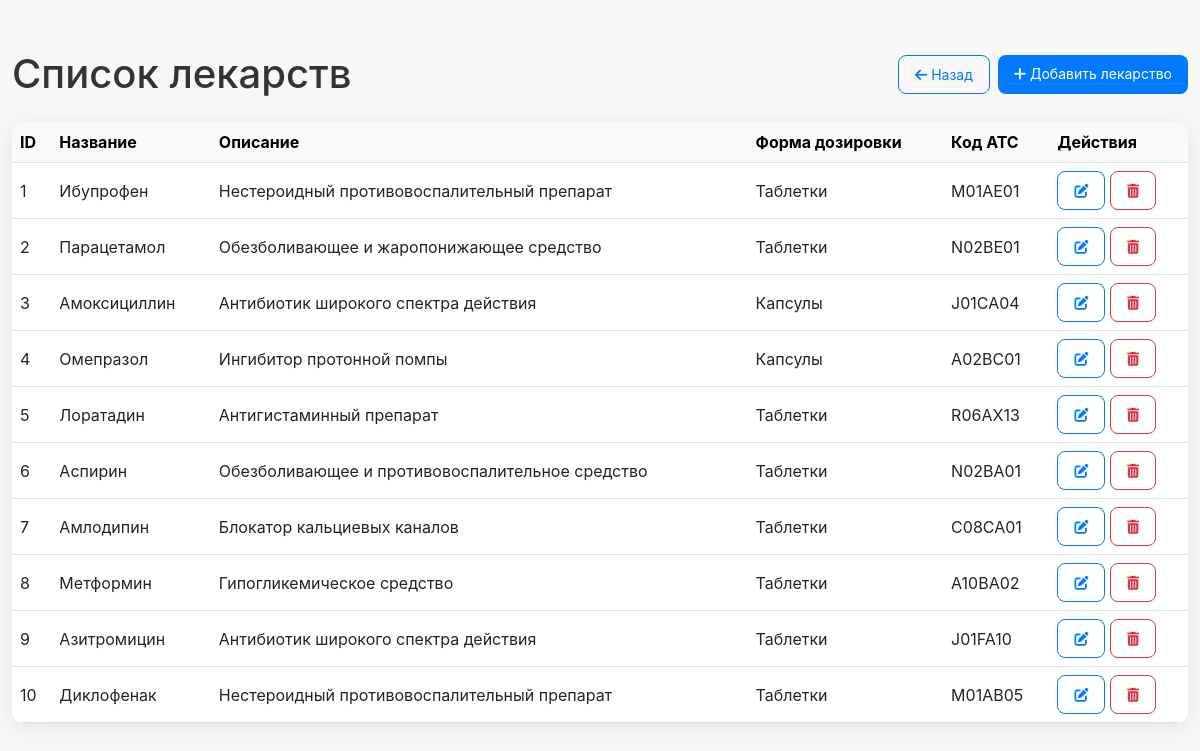
/view_medicine, run on the app's committed database.
### app/models.py (models this page shows)
class Medicine(db.Model):
    __tablename__ = 'medicines'
    medicine_id = db.Column(db.Integer, primary_key=True)
    name = db.Column(db.String(100), nullable=False)
    description = db.Column(db.Text)
    dosage_form = db.Column(db.String(50))
    atc_code = db.Column(db.String(10))  # Код ATC классификации

### app/medicines.py (the view)
    @app.route('/view_medicine')
    def view_medicine():
        try:
            medicines = Medicine.query.all()
            return render_template('view_medicines.html', medicines=medicines)
        except Exception as e:
            app.logger.error(e)

### app/templates/view_medicines.html (shortened to what this page needs)
<!DOCTYPE html>
<html lang="ru">
<head>
    <link rel="stylesheet" href="https://cdnjs.cloudflare.com/ajax/libs/bootstrap/5.3.0-alpha1/css/bootstrap.min.css">
    <link rel="stylesheet" href="https://cdnjs.cloudflare.com/ajax/libs/font-awesome/6.0.0-beta3/css/all.min.css">
</head>
<body>
<div class="container">
    <div class="d-flex justify-content-between align-items-center mb-4">
        <h1 class="mb-0">Список лекарств</h1>
        <div class="d-flex gap-2">
            <a href="{{ url_for('dashboard') }}" class="btn btn-outline-primary">
                <i class="fas fa-arrow-left"></i> Назад
            </a>
            <a href="{{ url_for('add_medicine') }}" class="btn btn-primary">
                <i class="fas fa-plus"></i> Добавить лекарство
            </a>
        </div>
    </div>
    <div class="table-container">
        <table class="table table-hover align-middle">
            <thead class="table-light">
                <tr>
                    <th>ID</th>
                    <th>Название</th>
                    <th>Описание</th>
                    <th>Форма дозировки</th>
                    <th>Код ATC</th>
                    <th>Действия</th>
                </tr>
            </thead>
            <tbody>
                {% for medicine in medicines %}
                <tr>
                    <td>{{ medicine.medicine_id }}</td>
                    <td>{{ medicine.name }}</td>
                    <td>{{ medicine.description }}</td>
                    <td>{{ medicine.dosage_form }}</td>
                    <td>{{ medicine.atc_code }}</td>
                    <td class="action-buttons">
                        <a href="{{ url_for('edit_medicine', medicine_id=medicine.medicine_id) }}"
                           class="btn btn-sm btn-outline-primary"
                           title="Редактировать">
                            <i class="fas fa-edit"></i>
                        </a>
                        <form action="{{ url_for('delete_medicine', medicine_id=medicine.medicine_id) }}"
                              method="POST"
                              class="d-inline"
                              onsubmit="return confirm('Вы уверены, что хотите удалить это лекарство?');">
                            <button type="submit"
                                    class="btn btn-sm btn-outline-danger"
                                    title="Удалить">
                                <i class="fas fa-trash-alt"></i>
                            </button>
                        </form>
                    </td>
                </tr>
                {% else %}
                <tr>
                    <td colspan="6" class="text-center text-muted py-4">
                        Нет данных о лекарствах
                    </td>
                </tr>
                {% endfor %}
            </tbody>
        </table>
    </div>
</div>
</body>
</html>

### app/templates/view_medicines.html (style rules this page uses)
body { background-color: #f7f7f7; font-family: -apple-system, BlinkMacSystemFont, "San Francisco", "Helvetica Neue", sans-serif; color: #333; }
.container { margin-top: 50px; max-width: 1400px; }
.table-container { overflow-x: auto; background: white; border-radius: 12px; box-shadow: 0 4px 24px rgba(0, 0, 0, 0.08); }
.table { margin-bottom: 0; }
.action-buttons { white-space: nowrap; }
.btn { border-radius: 8px; padding: 8px 16px; font-size: 0.875rem; }
.btn-primary { background-color: #007aff; border: none; }
.btn-outline-primary { border-color: #007aff; color: #007aff; }

### data on the page
Medicine: medicine_id "1", name "Ибупрофен", description "Нестероидный противовоспалительный препарат", dosage_form "Таблетки", atc_code "M01AE01"
Medicine: medicine_id "2", name "Парацетамол", description "Обезболивающее и жаропонижающее средство", dosage_form "Таблетки", atc_code "N02BE01"
Medicine: medicine_id "3", name "Амоксициллин", description "Антибиотик широкого спектра действия", dosage_form "Капсулы", atc_code "J01CA04"
Medicine: medicine_id "4", name "Омепразол", description "Ингибитор протонной помпы", dosage_form "Капсулы", atc_code "A02BC01"
Medicine: medicine_id "5", name "Лоратадин", description "Антигистаминный препарат", dosage_form "Таблетки", atc_code "R06AX13"
Medicine: medicine_id "6", name "Аспирин", description "Обезболивающее и противовоспалительное средство", dosage_form "Таблетки", atc_code "N02BA01"
Medicine: medicine_id "7", name "Амлодипин", description "Блокатор кальциевых каналов", dosage_form "Таблетки", atc_code "C08CA01"
Medicine: medicine_id "8", name "Метформин", description "Гипогликемическое средство", dosage_form "Таблетки", atc_code "A10BA02"
Medicine: medicine_id "9", name "Азитромицин", description "Антибиотик широкого спектра действия", dosage_form "Таблетки", atc_code "J01FA10"
Medicine: medicine_id "10", name "Диклофенак", description "Нестероидный противовоспалительный препарат", dosage_form "Таблетки", atc_code "M01AB05"
